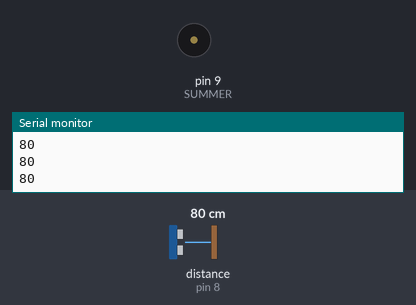
Bench run of a sketch on a simulated Arduino Uno, built with avr-gcc and run on an emulated ATmega328P. Parts: buzzer (waves = sounding), the last lines printed to the serial monitor. Wiring (inferred from the names in the program): ultrasonic range finder: trigger pin 4; echo pin 8. The inputs (shaded band) are chosen by the test bench; at power-on: distance to the obstacle (sensor on pin 8) 80 cm. The echo pulse lasts 58.3 µs per cm.

Above: at 1.2 s.
1.3 s: distance to the obstacle (sensor on pin 8) set to 45 cm
2.8 s: distance to the obstacle (sensor on pin 8) set to 35 cm
At 3.3 s:
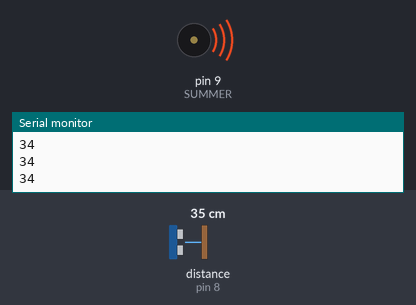
Timing chart, 0 to 5.8 s (numbered marks = the images above; inputs shaded):
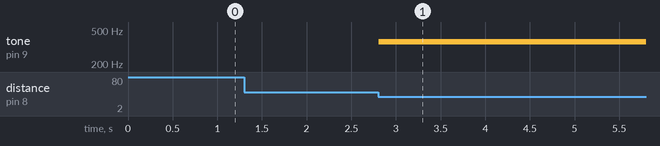

Measured:
- the behaviour switches between 41 and 40 cm on distance to the obstacle (sensor on pin 8) (found by bisection; images 0 and 1)
- after the input at 2.8 s, tone on pin 9 (SUMMER): silent → 364 Hz at once

The sketch:

tag11_ultraschalltheremin.ino
```cpp
// Tag 11: Das Ultraschall-Theremin
// Ultraschall-Sensor HC-SR04: VCC an 5V, GND an GND, Trig an Pin 4, Echo an Pin 8.
// Passiver Summer an Pin 9.
// Der Sensor ruft unhoerbar hohe Toene (40 kHz) und lauscht auf das Echo, wie eine Fledermaus.
// Die Hand ueber dem Sensor auf und ab bewegen: Je naeher, desto hoeher der Ton.

const int TRIG = 4;
const int ECHO = 8;
const int SUMMER = 9;

void setup() {
  pinMode(TRIG, OUTPUT);
  pinMode(ECHO, INPUT);
  Serial.begin(115200);
}

void loop() {
  digitalWrite(TRIG, HIGH);                  // kurzer Ruf
  delayMicroseconds(10);
  digitalWrite(TRIG, LOW);
  long echo = pulseIn(ECHO, HIGH, 30000);    // wie lange bis das Echo zurueck ist (Mikrosekunden)
  int cm = echo / 58;                        // Schall braucht 58 us fuer 1 cm hin und zurueck
  Serial.println(cm);

  if (cm > 2 && cm < 40) {
    tone(SUMMER, map(cm, 2, 40, 1500, 150));
  } else {
    noTone(SUMMER);                          // Hand weg: Ruhe
  }
  delay(30);
}
```
